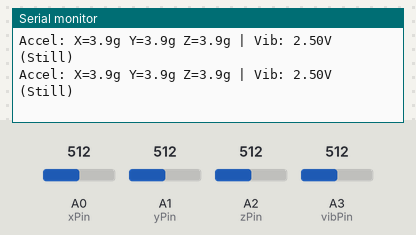
The sketch below on a simulated Arduino Uno, built with avr-gcc and run on an emulated ATmega328P. On the bench: the last lines printed to the serial monitor. The test bench sets the inputs (shaded band); at power-on: A3 (vibPin) = 512, A0 (xPin) = 512, A1 (yPin) = 512, A2 (zPin) = 512.

Above: at 3.2 s.
3.3 s: A3 (vibPin) set to 716
At 3.75 s:
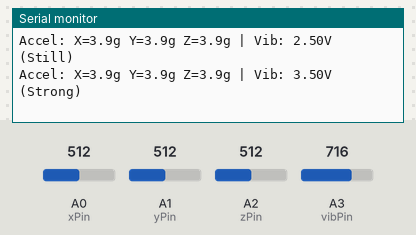
5.6 s: A0 (xPin) set to 716
At 5.86 s:
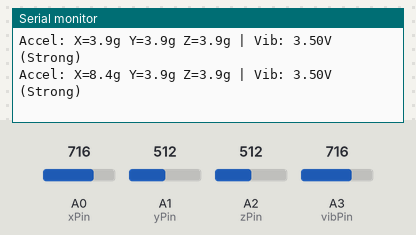
7.1 s: A1 (yPin) set to 716
At 7.38 s:
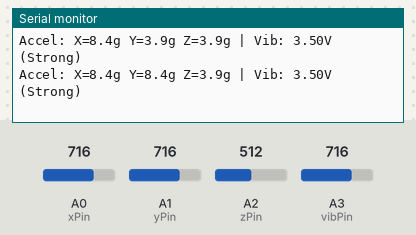
8.6 s: A2 (zPin) set to 716
At 8.89 s:
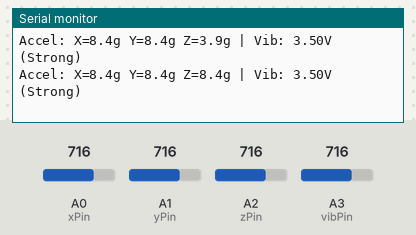
10.1 s: A0 (xPin) set to 992
At 10.4 s:
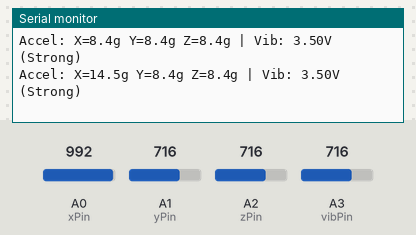
11.6 s: A1 (yPin) set to 992
At 11.61 s:
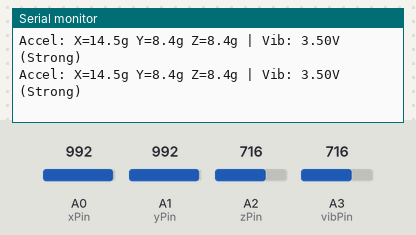
Timing chart, 0 to 14.1 s (numbered marks = the images above; inputs shaded):
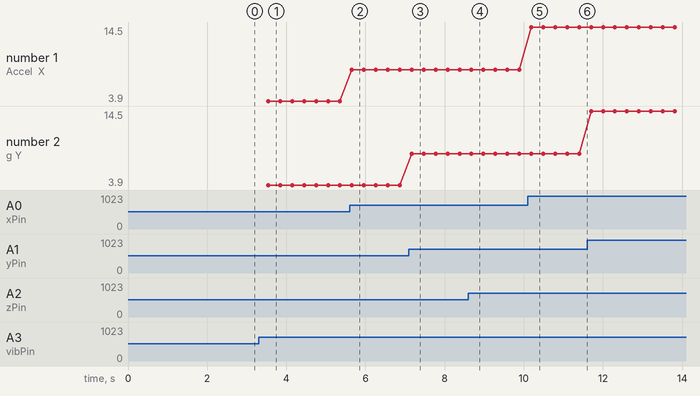

Measured:
- after the input at 3.3 s, the serial monitor: prints a new line after 0.24 s (image 1)
- after the input at 5.6 s, the serial monitor: prints a new line after 0.06 s (image 2)
- after the input at 7.1 s, the serial monitor: prints a new line after 0.07 s (image 3)
- after the input at 8.6 s, the serial monitor: prints a new line after 0.08 s (image 4)
- after the input at 10.1 s, the serial monitor: prints a new line after 0.09 s (image 5)
- plotted number 1: 3.9 → 8.4 after the input at 5.6 s, 8.4 → 14.5 after the input at 10.1 s

The sketch:

arduino_combined_test.ino
```cpp
/*
 * Combined Sensor Test for Arduino
 * Tests both ADXL335 Accelerometer and Vibration Sensor
 *
 * Connections:
 * ADXL335 VCC  -> Arduino 5V
 * ADXL335 GND  -> Arduino GND
 * ADXL335 X    -> Arduino A0
 * ADXL335 Y    -> Arduino A1
 * ADXL335 Z    -> Arduino A2
 *
 * Vibration VCC -> Arduino 5V
 * Vibration GND -> Arduino GND
 * Vibration SIG -> Arduino A3
 */

// Pin definitions
const int xPin = A0;
const int yPin = A1;
const int zPin = A2;
const int vibPin = A3;

// Accelerometer calibration - CORRECTED based on your readings
float vcc = 5.0;
float zeroG = 1.65;       // Adjusted for 0g readings on X/Y
float sensitivity = 0.22;  // Increased sensitivity for proper scaling

// Vibration sensor calibration
int vibBaseline = 0;
int vibThreshold = 50;

void setup() {
  Serial.begin(9600);
  Serial.println("=== Combined Sensor Test ===");
  Serial.println("ADXL335 + Vibration Sensor");

  // Calibrate vibration sensor baseline
  Serial.println("Calibrating vibration baseline...");
  long total = 0;
  for(int i = 0; i < 20; i++) {
    total += analogRead(vibPin);
    delay(50);
  }
  vibBaseline = total / 20;

  Serial.print("Vibration baseline: ");
  Serial.println(vibBaseline);
  Serial.println("Ready!");
  Serial.println();
  delay(1000);
}

void loop() {
  // Read accelerometer
  int xRaw = analogRead(xPin);
  int yRaw = analogRead(yPin);
  int zRaw = analogRead(zPin);

  float xVolt = (xRaw * vcc) / 1023.0;
  float yVolt = (yRaw * vcc) / 1023.0;
  float zVolt = (zRaw * vcc) / 1023.0;

  float xG = (xVolt - zeroG) / sensitivity;
  float yG = (yVolt - zeroG) / sensitivity;
  float zG = (zVolt - zeroG) / sensitivity;

  // Read vibration sensor
  int vibRaw = analogRead(vibPin);
  float vibVolt = (vibRaw * vcc) / 1023.0;
  int vibDelta = abs(vibRaw - vibBaseline);

  String vibStatus;
  if (vibDelta < vibThreshold) {
    vibStatus = "Still";
  } else if (vibDelta < vibThreshold * 2) {
    vibStatus = "Light";
  } else {
    vibStatus = "Strong";
  }

  // Print combined results
  Serial.print("Accel: X=");
  Serial.print(xG, 1);
  Serial.print("g Y=");
  Serial.print(yG, 1);
  Serial.print("g Z=");
  Serial.print(zG, 1);
  Serial.print("g | Vib: ");
  Serial.print(vibVolt, 2);
  Serial.print("V (");
  Serial.print(vibStatus);
  Serial.println(")");

  delay(300);
}

/*
 * What to expect:
 * 1. Accelerometer flat on table: X≈0g, Y≈0g, Z≈1g
 * 2. Tilt sensor: readings should change accordingly
 * 3. Vibration: should show "Still" normally, "Light" or "Strong" when tapped
 *
 * This will help verify both sensors work before connecting to Red Pitaya!
 */
```
